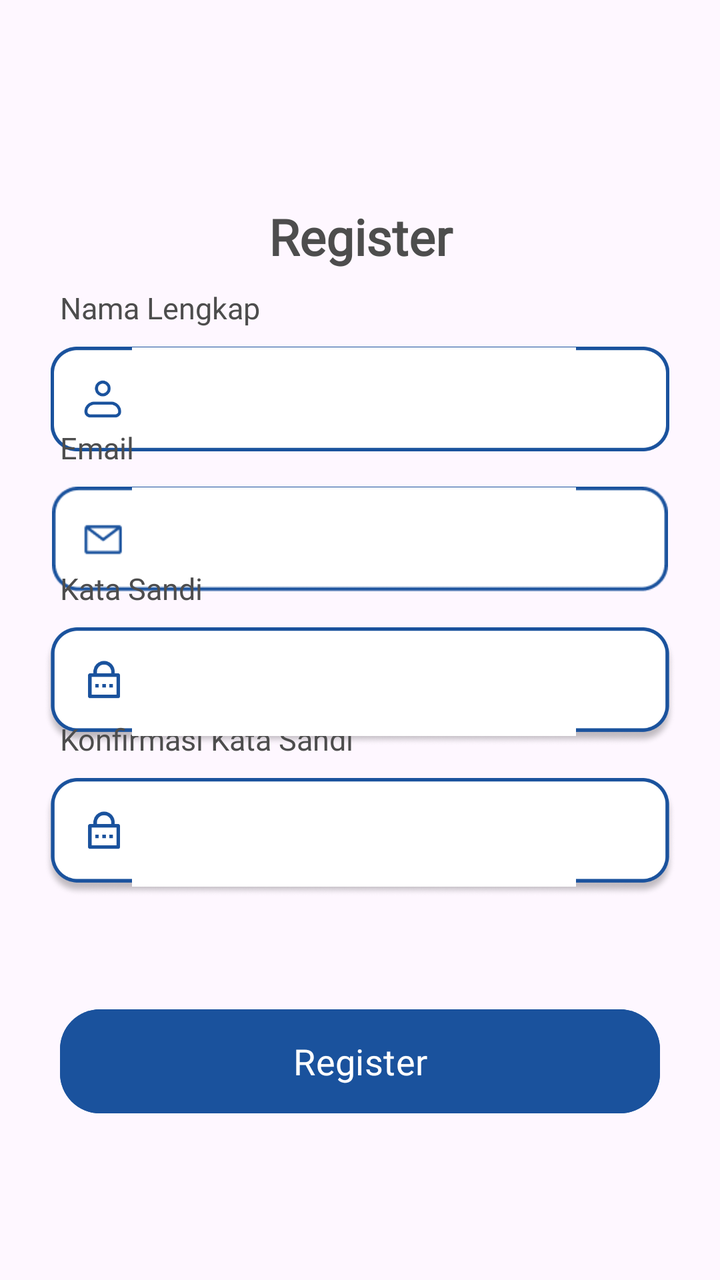
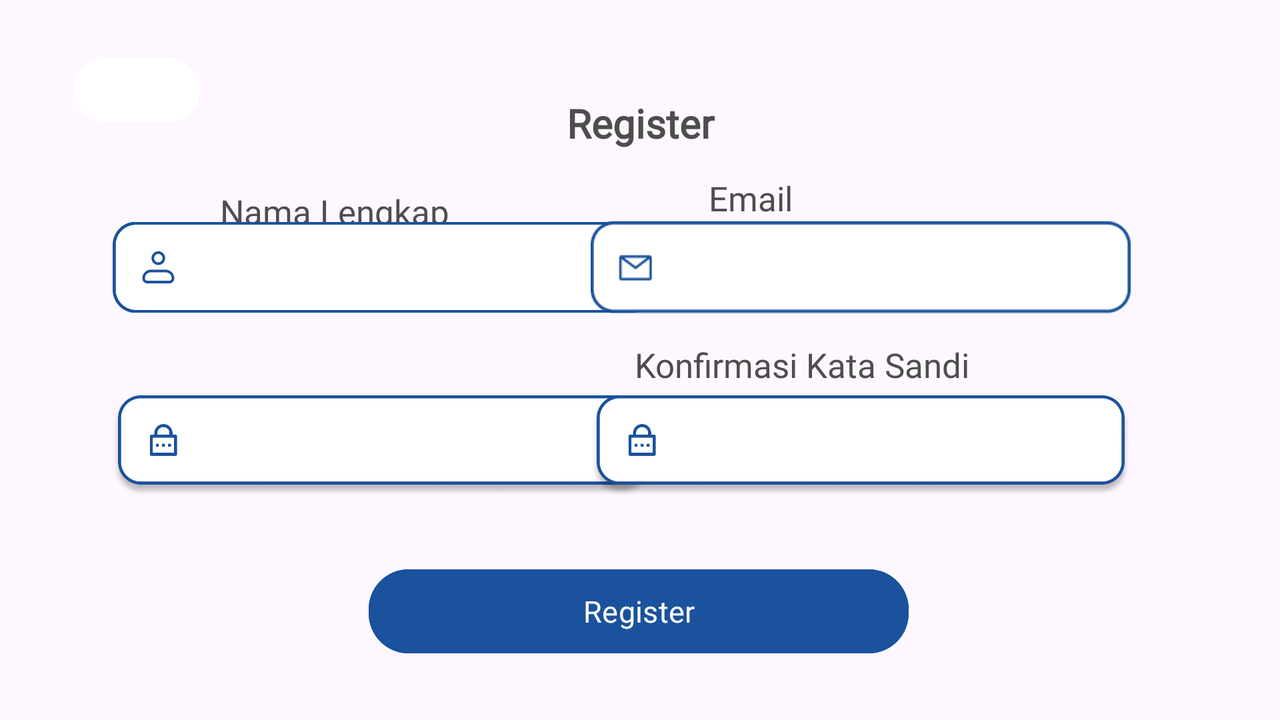

One screen, two layout resources from the same app: the default and the repository's alternative for another configuration. Each is rendered where Android would select it; the XML of both is given below.
<!-- AndroidManifest.xml: application theme Theme.Testi -->
<!-- res/layout/activity_register_menu.xml -->
<?xml version="1.0" encoding="utf-8"?>
<androidx.constraintlayout.widget.ConstraintLayout xmlns:android="http://schemas.android.com/apk/res/android"
    xmlns:app="http://schemas.android.com/apk/res-auto"
    xmlns:tools="http://schemas.android.com/tools"
    android:id="@+id/main"
    android:layout_width="match_parent"
    android:layout_height="match_parent"
    tools:context=".auth.register_menu">

    <ImageView
        android:id="@+id/imageView9"
        android:layout_width="0dp"
        android:layout_height="0dp"
        app:layout_constraintBottom_toBottomOf="parent"
        app:layout_constraintDimensionRatio="H,0.145"
        app:layout_constraintEnd_toEndOf="parent"
        app:layout_constraintHorizontal_bias="1.0"
        app:layout_constraintStart_toStartOf="parent"
        app:layout_constraintTop_toTopOf="parent"
        app:layout_constraintVertical_bias="0.295"
        app:srcCompat="@drawable/group_363__1_" />

    <ImageView
        android:id="@+id/imageView10"
        android:layout_width="0dp"
        android:layout_height="0dp"
        app:layout_constraintBottom_toBottomOf="parent"
        app:layout_constraintDimensionRatio="H,0.145"
        app:layout_constraintEnd_toEndOf="parent"
        app:layout_constraintHorizontal_bias="0.0"
        app:layout_constraintStart_toStartOf="parent"
        app:layout_constraintTop_toTopOf="parent"
        app:layout_constraintVertical_bias="0.414"
        app:srcCompat="@drawable/group_925" />

    <ImageView
        android:id="@+id/imageView101"
        android:layout_width="0dp"
        android:layout_height="0dp"
        app:layout_constraintBottom_toBottomOf="parent"
        app:layout_constraintDimensionRatio="H,0.165"
        app:layout_constraintEnd_toEndOf="parent"
        app:layout_constraintHorizontal_bias="0.0"
        app:layout_constraintStart_toStartOf="parent"
        app:layout_constraintTop_toTopOf="parent"
        app:layout_constraintVertical_bias="0.54"
        app:srcCompat="@drawable/group_926" />

    <ImageView
        android:id="@+id/imageView102"
        android:layout_width="0dp"
        android:layout_height="0dp"
        app:layout_constraintBottom_toBottomOf="parent"
        app:layout_constraintDimensionRatio="H,0.165"
        app:layout_constraintEnd_toEndOf="parent"
        app:layout_constraintHorizontal_bias="0.0"
        app:layout_constraintStart_toStartOf="parent"
        app:layout_constraintTop_toTopOf="parent"
        app:layout_constraintVertical_bias="0.67"
        app:srcCompat="@drawable/group_926" />

    <TextView
        android:id="@+id/textView"
        android:layout_width="match_parent"
        android:layout_height="0dp"
        android:fontFamily="@font/montserrat"
        android:text="Register"
        android:textAlignment="center"
        android:textColor="#4D4D4D"
        android:textSize="25sp"
        android:textStyle="bold"
        app:layout_constraintDimensionRatio="H,0.15"
        app:layout_constraintBottom_toBottomOf="parent"
        app:layout_constraintEnd_toEndOf="parent"
        app:layout_constraintStart_toStartOf="parent"
        app:layout_constraintTop_toTopOf="parent"
        app:layout_constraintVertical_bias="0.173" />

    <TextView
        android:id="@+id/textView52"
        android:layout_width="match_parent"
        android:layout_height="0dp"
        android:layout_marginStart="30dp"
        android:layout_marginTop="-30dp"
        android:fontFamily="@font/montserrat"
        android:text="Nama Lengkap"
        android:textAlignment="textStart"
        android:textAllCaps="false"
        android:textColor="#4D4D4D"
        android:textSize="15sp"
        app:layout_constraintBottom_toBottomOf="@+id/imageView9"
        app:layout_constraintDimensionRatio="H,0.15"
        app:layout_constraintEnd_toEndOf="@+id/imageView9"
        app:layout_constraintStart_toStartOf="@+id/imageView9"
        app:layout_constraintTop_toTopOf="@+id/imageView9"
        app:layout_constraintVertical_bias="0.0" />

    <TextView
        android:id="@+id/textView4"
        android:layout_width="match_parent"
        android:layout_height="0dp"
        android:layout_marginStart="30dp"
        android:layout_marginTop="-30dp"
        android:fontFamily="@font/montserrat"
        android:text="Email"
        android:textColor="#4D4D4D"
        android:textSize="15sp"
        app:layout_constraintBottom_toBottomOf="@+id/imageView10"
        app:layout_constraintDimensionRatio="H,0.15"
        app:layout_constraintEnd_toEndOf="@+id/imageView10"
        app:layout_constraintStart_toStartOf="@+id/imageView10"
        app:layout_constraintTop_toTopOf="@+id/imageView10"
        app:layout_constraintVertical_bias="0.0" />

    <TextView
        android:id="@+id/textView2"
        android:layout_width="match_parent"
        android:layout_height="0dp"
        android:layout_marginStart="30dp"
        android:layout_marginTop="-30dp"
        android:layout_marginBottom="11dp"
        android:fontFamily="@font/montserrat"
        android:text="Kata Sandi"
        android:textColor="#4D4D4D"
        android:textSize="15sp"
        app:layout_constraintBottom_toBottomOf="@+id/imageView101"
        app:layout_constraintDimensionRatio="H,0.15"
        app:layout_constraintEnd_toEndOf="@+id/imageView101"
        app:layout_constraintStart_toStartOf="@+id/imageView101"
        app:layout_constraintTop_toTopOf="@+id/imageView101"
        app:layout_constraintVertical_bias="0.0" />

    <TextView
        android:id="@+id/textView7"
        android:layout_width="match_parent"
        android:layout_height="0dp"
        android:layout_marginStart="30dp"
        android:layout_marginTop="-30dp"
        android:fontFamily="@font/montserrat"
        android:text="Konfirmasi Kata Sandi"
        android:textColor="#4D4D4D"
        android:textSize="15sp"
        app:layout_constraintBottom_toBottomOf="@+id/imageView102"
        app:layout_constraintDimensionRatio="H,0.15"
        app:layout_constraintEnd_toEndOf="@+id/imageView102"
        app:layout_constraintStart_toStartOf="@+id/imageView102"
        app:layout_constraintTop_toTopOf="@+id/imageView102"
        app:layout_constraintVertical_bias="0.0" />

    <EditText
        android:id="@+id/editTextName"
        android:layout_width="230dp"
        android:layout_height="62dp"
        android:backgroundTint="@color/white"
        android:backgroundTintMode="add"
        android:drawablePadding="16dp"
        android:fontFamily="@font/montserrat"
        android:singleLine="true"
        android:textAlignment="viewStart"
        android:textColor="#000000"
        android:textSize="17sp"
        app:cornerRadius="20px"
        app:layout_constraintBottom_toBottomOf="@+id/imageView9"
        app:layout_constraintDimensionRatio="H,0.15"
        app:layout_constraintEnd_toEndOf="@+id/imageView9"
        app:layout_constraintHorizontal_bias="0.477"
        app:layout_constraintStart_toStartOf="@+id/imageView9"
        app:layout_constraintTop_toTopOf="@+id/imageView9"
        app:layout_constraintVertical_bias="1.0"
        app:strokeColor="#1A529D"
        app:strokeWidth="2dp" />

    <EditText
        android:id="@+id/editTextEmail"
        android:layout_width="230dp"
        android:layout_height="62dp"
        android:backgroundTint="@color/white"
        android:backgroundTintMode="add"
        android:drawablePadding="16dp"
        android:fontFamily="@font/montserrat"
        android:singleLine="true"
        android:textAlignment="viewStart"
        android:textColor="#000000"
        android:textSize="17sp"
        app:cornerRadius="20px"
        app:layout_constraintBottom_toBottomOf="@+id/imageView10"
        app:layout_constraintDimensionRatio="H,0.15"
        app:layout_constraintEnd_toEndOf="@+id/imageView10"
        app:layout_constraintHorizontal_bias="0.477"
        app:layout_constraintStart_toStartOf="@+id/imageView10"
        app:layout_constraintTop_toTopOf="@+id/imageView10"
        app:layout_constraintVertical_bias="1.0"
        app:strokeColor="#1A529D"
        app:strokeWidth="2dp" />

    <EditText
        android:id="@+id/editTextPass"
        android:layout_width="230dp"
        android:layout_height="62dp"
        android:layout_marginTop="-1dp"
        android:backgroundTint="@color/white"
        android:backgroundTintMode="add"
        android:drawablePadding="16dp"
        android:fontFamily="@font/montserrat"
        android:singleLine="true"
        android:textAlignment="viewStart"
        android:textColor="#000000"
        android:textSize="17sp"
        app:cornerRadius="20px"
        app:layout_constraintBottom_toBottomOf="@+id/imageView101"
        app:layout_constraintDimensionRatio="H,0.15"
        app:layout_constraintEnd_toEndOf="@+id/imageView101"
        app:layout_constraintHorizontal_bias="0.477"
        app:layout_constraintStart_toStartOf="@+id/imageView101"
        app:layout_constraintTop_toTopOf="@+id/imageView101"
        app:layout_constraintVertical_bias="0.0"
        app:strokeColor="#1A529D"
        app:strokeWidth="2dp" />

    <EditText
        android:id="@+id/editTextPassCo"
        android:layout_width="230dp"
        android:layout_height="62dp"
        android:layout_marginTop="-1dp"
        android:backgroundTint="@color/white"
        android:backgroundTintMode="add"
        android:drawablePadding="16dp"
        android:fontFamily="@font/montserrat"
        android:singleLine="true"
        android:textAlignment="viewStart"
        android:textColor="#000000"
        android:textSize="17sp"
        app:cornerRadius="20px"
        app:layout_constraintBottom_toBottomOf="@+id/imageView102"
        app:layout_constraintDimensionRatio="H,0.15"
        app:layout_constraintEnd_toEndOf="@+id/imageView102"
        app:layout_constraintHorizontal_bias="0.477"
        app:layout_constraintStart_toStartOf="@+id/imageView102"
        app:layout_constraintTop_toTopOf="@+id/imageView102"
        app:layout_constraintVertical_bias="0.0"
        app:strokeColor="#1A529D"
        app:strokeWidth="2dp" />

    <Button
        android:id="@+id/regisbt"
        android:layout_width="0dp"
        android:layout_height="0dp"
        android:layout_marginStart="30dp"
        android:layout_marginEnd="30dp"
        android:backgroundTint="#1A529D"
        android:fontFamily="@font/montserrat"
        android:onClick="tombola"
        android:text="Register"
        android:textColor="@color/white"
        android:textSize="18sp"
        app:cornerRadius="20dp"
        app:layout_constraintBottom_toBottomOf="parent"
        app:layout_constraintDimensionRatio="H,0.20"
        app:layout_constraintEnd_toEndOf="parent"
        app:layout_constraintHorizontal_bias="0.0"
        app:layout_constraintStart_toStartOf="parent"
        app:layout_constraintTop_toTopOf="parent"
        app:layout_constraintVertical_bias="0.863" />

    <Button
        android:id="@+id/button49"
        android:layout_width="73dp"
        android:layout_height="50dp"
        android:layout_marginStart="31dp"
        android:layout_marginEnd="344dp"
        android:backgroundTint="@color/white"
        android:onClick="backlog"
        android:textAlignment="center"
        app:icon="@drawable/vector"
        app:iconTint="@color/black"
        app:layout_constraintBottom_toBottomOf="parent"
        app:layout_constraintDimensionRatio="H,1.0"
        app:layout_constraintEnd_toEndOf="parent"
        app:layout_constraintStart_toStartOf="parent"
        app:layout_constraintTop_toTopOf="parent"
        app:layout_constraintVertical_bias="0.065"
        app:strokeColor="@color/black" />

    <ImageView
        android:id="@+id/imageView11"
        android:layout_width="30dp"
        android:layout_height="30dp"
        app:layout_constraintBottom_toBottomOf="@+id/imageView102"
        app:layout_constraintDimensionRatio="H,0.20"
        app:layout_constraintEnd_toEndOf="@+id/imageView102"
        app:layout_constraintHorizontal_bias="0.873"
        app:layout_constraintStart_toStartOf="@+id/imageView102"
        app:layout_constraintTop_toTopOf="@+id/imageView102"
        app:layout_constraintVertical_bias="0.363"
        app:srcCompat="@drawable/ant_design_eye_invisible_outlined__2_" />

    <ImageView
        android:id="@+id/imageView12"
        android:layout_width="30dp"
        android:layout_height="30dp"
        app:layout_constraintBottom_toBottomOf="@+id/imageView101"
        app:layout_constraintDimensionRatio="H,0.20"
        app:layout_constraintEnd_toEndOf="@+id/imageView101"
        app:layout_constraintHorizontal_bias="0.873"
        app:layout_constraintStart_toStartOf="@+id/imageView101"
        app:layout_constraintTop_toTopOf="@+id/imageView101"
        app:layout_constraintVertical_bias="0.409"
        app:srcCompat="@drawable/ant_design_eye_invisible_outlined__2_" />

</androidx.constraintlayout.widget.ConstraintLayout>
<!-- resources referenced by this layout -->
<resources>
  <color name="black">#FF000000</color>
  <color name="white">#FFFFFFFF</color>
  <!-- drawable group_363__1_: png bitmap (drawable, 7665 bytes) -->
  <!-- drawable group_925: png bitmap (drawable, 2370 bytes) -->
  <!-- drawable group_926: png bitmap (drawable, 29287 bytes) -->
  <style name="Theme.Testi" parent="Base.Theme.Testi" />
  <style name="Base.Theme.Testi" parent="Theme.Material3.DayNight.NoActionBar">
          
          
      </style>
</resources>
<!-- res/layout-land/activity_register_menu.xml (the repository's variant of the layout above) -->
<!-- drawn on the phone turned sideways -->
<?xml version="1.0" encoding="utf-8"?>
<androidx.constraintlayout.widget.ConstraintLayout xmlns:android="http://schemas.android.com/apk/res/android"
    xmlns:app="http://schemas.android.com/apk/res-auto"
    xmlns:tools="http://schemas.android.com/tools"
    android:id="@+id/main"
    android:layout_width="match_parent"
    android:layout_height="match_parent"
    tools:context=".auth.register_menu">

    <TextView
        android:id="@+id/textView"
        android:layout_width="match_parent"
        android:layout_height="0dp"
        android:fontFamily="@font/montserrat"
        android:text="Register"
        android:textAlignment="center"
        android:textColor="#4D4D4D"
        android:textSize="20sp"
        android:textStyle="bold"
        app:layout_constraintBottom_toBottomOf="parent"
        app:layout_constraintDimensionRatio="H,0.15"
        app:layout_constraintEnd_toEndOf="parent"
        app:layout_constraintHorizontal_bias="0.0"
        app:layout_constraintStart_toStartOf="parent"
        app:layout_constraintTop_toTopOf="parent"
        app:layout_constraintVertical_bias="0.182" />

    <TextView
        android:id="@+id/textView52"
        android:layout_width="match_parent"
        android:layout_height="0dp"
        android:layout_marginStart="110dp"
        android:layout_marginTop="10dp"
        android:fontFamily="@font/montserrat"
        android:text="Nama Lengkap"
        android:textAlignment="textStart"
        android:textAllCaps="false"
        android:textColor="#4D4D4D"
        android:textSize="17sp"
        app:layout_constraintBottom_toBottomOf="parent"
        app:layout_constraintDimensionRatio="H,0.15"
        app:layout_constraintEnd_toEndOf="parent"
        app:layout_constraintHorizontal_bias="1.0"
        app:layout_constraintStart_toStartOf="parent"
        app:layout_constraintTop_toTopOf="parent"
        app:layout_constraintVertical_bias="0.311" />

    <TextView
        android:id="@+id/textView4"
        android:layout_width="80dp"
        android:layout_height="50dp"
        android:fontFamily="@font/montserrat"
        android:text="Email"
        android:textColor="#4D4D4D"
        android:textSize="17sp"
        app:layout_constraintBottom_toBottomOf="parent"
        app:layout_constraintDimensionRatio="H,0.10"
        app:layout_constraintEnd_toEndOf="parent"
        app:layout_constraintHorizontal_bias="0.633"
        app:layout_constraintStart_toStartOf="parent"
        app:layout_constraintTop_toTopOf="parent"
        app:layout_constraintVertical_bias="0.283" />

    <TextView
        android:id="@+id/textView2"
        android:layout_width="match_parent"
        android:layout_height="0dp"
        android:layout_marginStart="110dp"
        android:layout_marginBottom="10dp"
        android:fontFamily="@font/montserrat"
        android:text="Kata Sandi"
        android:textColor="#4D4D4D"
        android:textSize="17sp"
        app:layout_constraintBottom_toBottomOf="parent"
        app:layout_constraintDimensionRatio="H,0.15"
        app:layout_constraintEnd_toEndOf="parent"
        app:layout_constraintStart_toStartOf="parent"
        app:layout_constraintTop_toTopOf="parent"
        app:layout_constraintVertical_bias="0.72" />

    <TextView
        android:id="@+id/textView7"
        android:layout_width="210dp"
        android:layout_height="50dp"
        android:fontFamily="@font/montserrat"
        android:text="Konfirmasi Kata Sandi"
        android:textColor="#4D4D4D"
        android:textSize="17sp"
        app:layout_constraintBottom_toBottomOf="parent"
        app:layout_constraintDimensionRatio="H,0.15"
        app:layout_constraintEnd_toEndOf="parent"
        app:layout_constraintHorizontal_bias="0.738"
        app:layout_constraintStart_toStartOf="parent"
        app:layout_constraintTop_toTopOf="parent"
        app:layout_constraintVertical_bias="0.552" />

    <EditText
        android:id="@+id/editText3"
        android:layout_width="230dp"
        android:layout_height="62dp"
        android:layout_marginStart="80dp"
        android:layout_marginEnd="50dp"
        android:backgroundTint="@color/white"
        android:backgroundTintMode="add"
        android:drawablePadding="16dp"
        android:fontFamily="@font/montserrat"
        android:singleLine="true"
        android:textAlignment="viewStart"
        android:textSize="17sp"
        android:visibility="gone"
        app:cornerRadius="20px"
        app:layout_constraintBottom_toBottomOf="parent"
        app:layout_constraintDimensionRatio="H,0.15"
        app:layout_constraintEnd_toEndOf="parent"
        app:layout_constraintHorizontal_bias="0.329"
        app:layout_constraintStart_toStartOf="parent"
        app:layout_constraintTop_toTopOf="parent"
        app:layout_constraintVertical_bias="0.404"
        app:strokeColor="#1A529D"
        app:strokeWidth="2dp" />

    <EditText
        android:id="@+id/editText5"
        android:layout_width="230dp"
        android:layout_height="62dp"
        android:layout_marginStart="80dp"
        android:layout_marginEnd="50dp"
        android:backgroundTint="@color/white"
        android:backgroundTintMode="add"
        android:drawablePadding="16dp"
        android:fontFamily="@font/montserrat"
        android:singleLine="true"
        android:textAlignment="viewStart"
        android:textSize="17sp"
        android:visibility="gone"
        app:cornerRadius="20px"
        app:layout_constraintBottom_toBottomOf="parent"
        app:layout_constraintDimensionRatio="H,0.15"
        app:layout_constraintEnd_toEndOf="parent"
        app:layout_constraintHorizontal_bias="0.329"
        app:layout_constraintStart_toStartOf="parent"
        app:layout_constraintTop_toTopOf="parent"
        app:layout_constraintVertical_bias="0.294"
        app:strokeColor="#1A529D"
        app:strokeWidth="2dp" />

    <Button
        android:id="@+id/button7"
        android:layout_width="270dp"
        android:layout_height="50dp"
        android:layout_marginStart="30dp"
        android:layout_marginEnd="30dp"
        android:backgroundTint="#1A529D"
        android:fontFamily="@font/montserrat"
        android:onClick="tombola"
        android:text="Register"
        android:textColor="@color/white"
        android:textSize="15sp"
        app:cornerRadius="20dp"
        app:layout_constraintBottom_toBottomOf="parent"
        app:layout_constraintDimensionRatio="H,0.20"
        app:layout_constraintEnd_toEndOf="parent"
        app:layout_constraintHorizontal_bias="0.498"
        app:layout_constraintStart_toStartOf="parent"
        app:layout_constraintTop_toTopOf="parent"
        app:layout_constraintVertical_bias="0.905" />

    <Button
        android:id="@+id/button49"
        android:layout_width="63dp"
        android:layout_height="40dp"
        android:layout_marginStart="20dp"
        android:layout_marginEnd="345dp"
        android:backgroundTint="@color/white"
        android:onClick="backlog"
        android:textAlignment="center"
        app:icon="@drawable/vector"
        app:iconTint="@color/black"
        app:layout_constraintDimensionRatio="H,0.12"
        app:layout_constraintBottom_toBottomOf="parent"
        app:layout_constraintEnd_toEndOf="parent"
        app:layout_constraintHorizontal_bias="0.08"
        app:layout_constraintStart_toStartOf="parent"
        app:layout_constraintTop_toTopOf="parent"
        app:layout_constraintVertical_bias="0.078"
        app:strokeColor="@color/black" />

    <EditText
        android:id="@+id/editText4"
        android:layout_width="230dp"
        android:layout_height="62dp"
        android:layout_marginStart="80dp"
        android:layout_marginEnd="50dp"
        android:backgroundTint="@color/white"
        android:backgroundTintMode="add"
        android:drawablePadding="16dp"
        android:fontFamily="@font/montserrat"
        android:inputType="textPassword"
        android:singleLine="true"
        android:textAlignment="viewStart"
        android:textSize="17sp"
        android:visibility="gone"
        app:cornerRadius="20px"
        app:layout_constraintBottom_toBottomOf="parent"
        app:layout_constraintDimensionRatio="H,0.15"
        app:layout_constraintEnd_toEndOf="parent"
        app:layout_constraintHorizontal_bias="0.329"
        app:layout_constraintStart_toStartOf="parent"
        app:layout_constraintTop_toTopOf="parent"
        app:layout_constraintVertical_bias="0.635"
        app:strokeColor="#1A529D"
        app:strokeWidth="2dp" />

    <EditText
        android:id="@+id/editText6"
        android:layout_width="230dp"
        android:layout_height="62dp"
        android:layout_marginStart="80dp"
        android:layout_marginEnd="50dp"
        android:backgroundTint="@color/white"
        android:backgroundTintMode="add"
        android:drawablePadding="16dp"
        android:fontFamily="@font/montserrat"
        android:inputType="textPassword"
        android:singleLine="true"
        android:textAlignment="viewStart"
        android:textSize="17sp"
        android:visibility="gone"
        app:cornerRadius="20px"
        app:layout_constraintBottom_toBottomOf="parent"
        app:layout_constraintDimensionRatio="H,0.15"
        app:layout_constraintEnd_toEndOf="parent"
        app:layout_constraintHorizontal_bias="0.329"
        app:layout_constraintStart_toStartOf="parent"
        app:layout_constraintTop_toTopOf="parent"
        app:layout_constraintVertical_bias="0.516"
        app:strokeColor="#1A529D"
        app:strokeWidth="2dp" />

    <ImageView
        android:id="@+id/imageView87"
        android:layout_width="270dp"
        android:layout_height="70dp"
        app:layout_constraintBottom_toBottomOf="parent"
        app:layout_constraintDimensionRatio="H,0.12"
        app:layout_constraintEnd_toEndOf="parent"
        app:layout_constraintHorizontal_bias="0.152"
        app:layout_constraintStart_toStartOf="parent"
        app:layout_constraintTop_toTopOf="parent"
        app:layout_constraintVertical_bias="0.34"
        app:srcCompat="@drawable/group_363__1_" />

    <ImageView
        android:id="@+id/imageView88"
        android:layout_width="270dp"
        android:layout_height="70dp"
        app:layout_constraintBottom_toBottomOf="parent"
        app:layout_constraintDimensionRatio="H,0.12"
        app:layout_constraintEnd_toEndOf="parent"
        app:layout_constraintHorizontal_bias="0.798"
        app:layout_constraintStart_toStartOf="parent"
        app:layout_constraintTop_toTopOf="parent"
        app:layout_constraintVertical_bias="0.34"
        app:srcCompat="@drawable/group_925" />

    <ImageView
        android:id="@+id/imageView89"
        android:layout_width="270dp"
        android:layout_height="70dp"
        app:layout_constraintBottom_toBottomOf="parent"
        app:layout_constraintDimensionRatio="H,0.12"
        app:layout_constraintEnd_toEndOf="parent"
        app:layout_constraintHorizontal_bias="0.151"
        app:layout_constraintStart_toStartOf="parent"
        app:layout_constraintTop_toTopOf="parent"
        app:layout_constraintVertical_bias="0.648"
        app:srcCompat="@drawable/group_926" />

    <ImageView
        android:id="@+id/imageView90"
        android:layout_width="270dp"
        android:layout_height="70dp"
        app:layout_constraintBottom_toBottomOf="parent"
        app:layout_constraintDimensionRatio="H,0.12"
        app:layout_constraintEnd_toEndOf="parent"
        app:layout_constraintHorizontal_bias="0.798"
        app:layout_constraintStart_toStartOf="parent"
        app:layout_constraintTop_toTopOf="parent"
        app:layout_constraintVertical_bias="0.648"
        app:srcCompat="@drawable/group_926" />

    <ImageView
        android:id="@+id/imageView11"
        android:layout_width="20dp"
        android:layout_height="20dp"
        android:layout_marginStart="300dp"
        android:layout_marginEnd="30dp"
        android:layout_marginBottom="3dp"
        app:layout_constraintBottom_toBottomOf="parent"
        app:layout_constraintDimensionRatio="H,0.20"
        app:layout_constraintEnd_toEndOf="parent"
        app:layout_constraintHorizontal_bias="0.788"
        app:layout_constraintStart_toStartOf="parent"
        app:layout_constraintTop_toTopOf="parent"
        app:layout_constraintVertical_bias="0.63"
        app:srcCompat="@drawable/ant_design_eye_invisible_outlined__2_" />

    <ImageView
        android:id="@+id/imageView12"
        android:layout_width="20dp"
        android:layout_height="20dp"
        android:layout_marginStart="300dp"
        android:layout_marginEnd="30dp"
        android:layout_marginBottom="3dp"
        app:layout_constraintBottom_toBottomOf="parent"
        app:layout_constraintDimensionRatio="H,0.20"
        app:layout_constraintEnd_toEndOf="parent"
        app:layout_constraintHorizontal_bias="0.064"
        app:layout_constraintStart_toStartOf="parent"
        app:layout_constraintTop_toTopOf="parent"
        app:layout_constraintVertical_bias="0.63"
        app:srcCompat="@drawable/ant_design_eye_invisible_outlined__2_" />

</androidx.constraintlayout.widget.ConstraintLayout>
